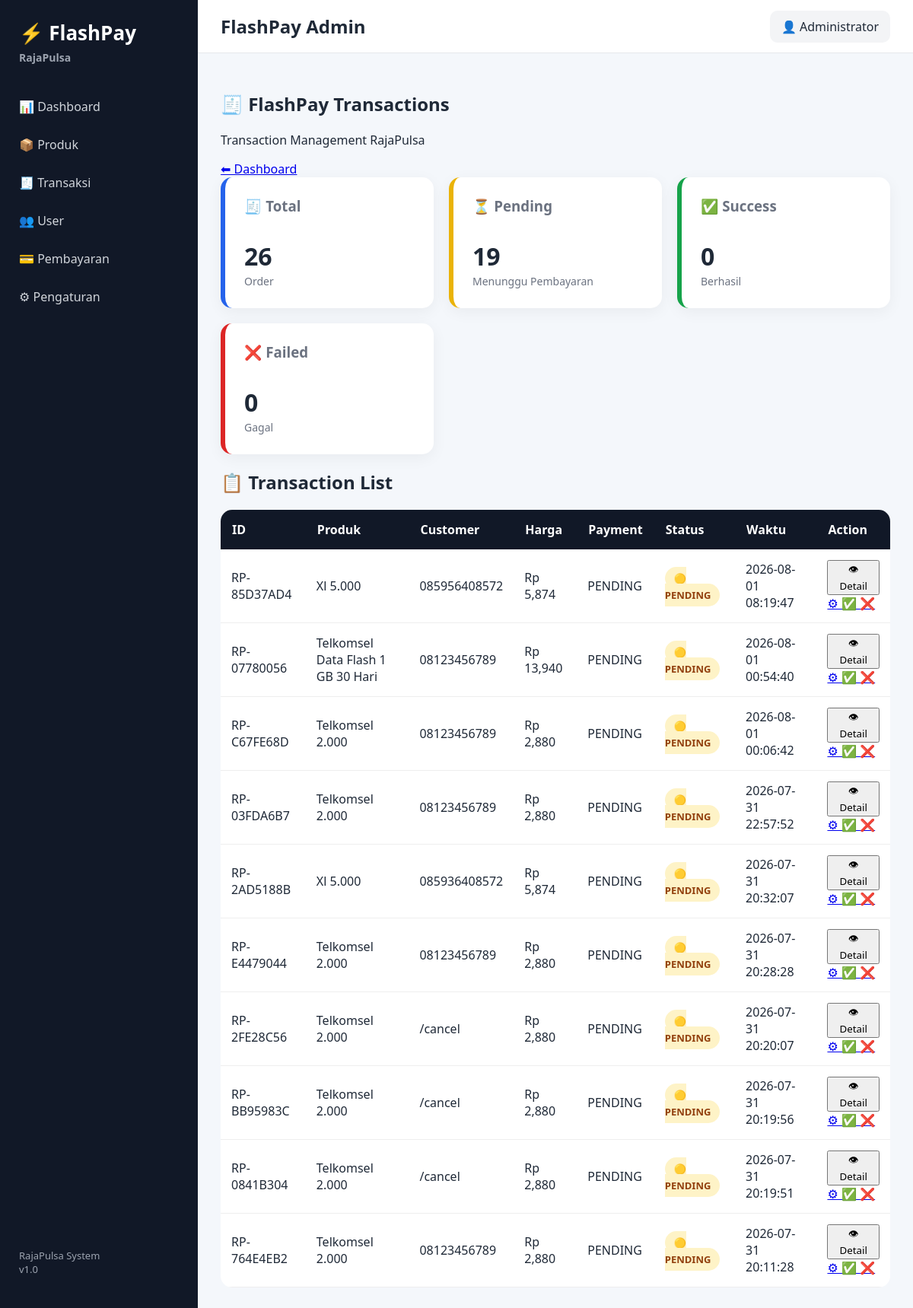
Before: /admin/transactions (signed in) with the older database file.
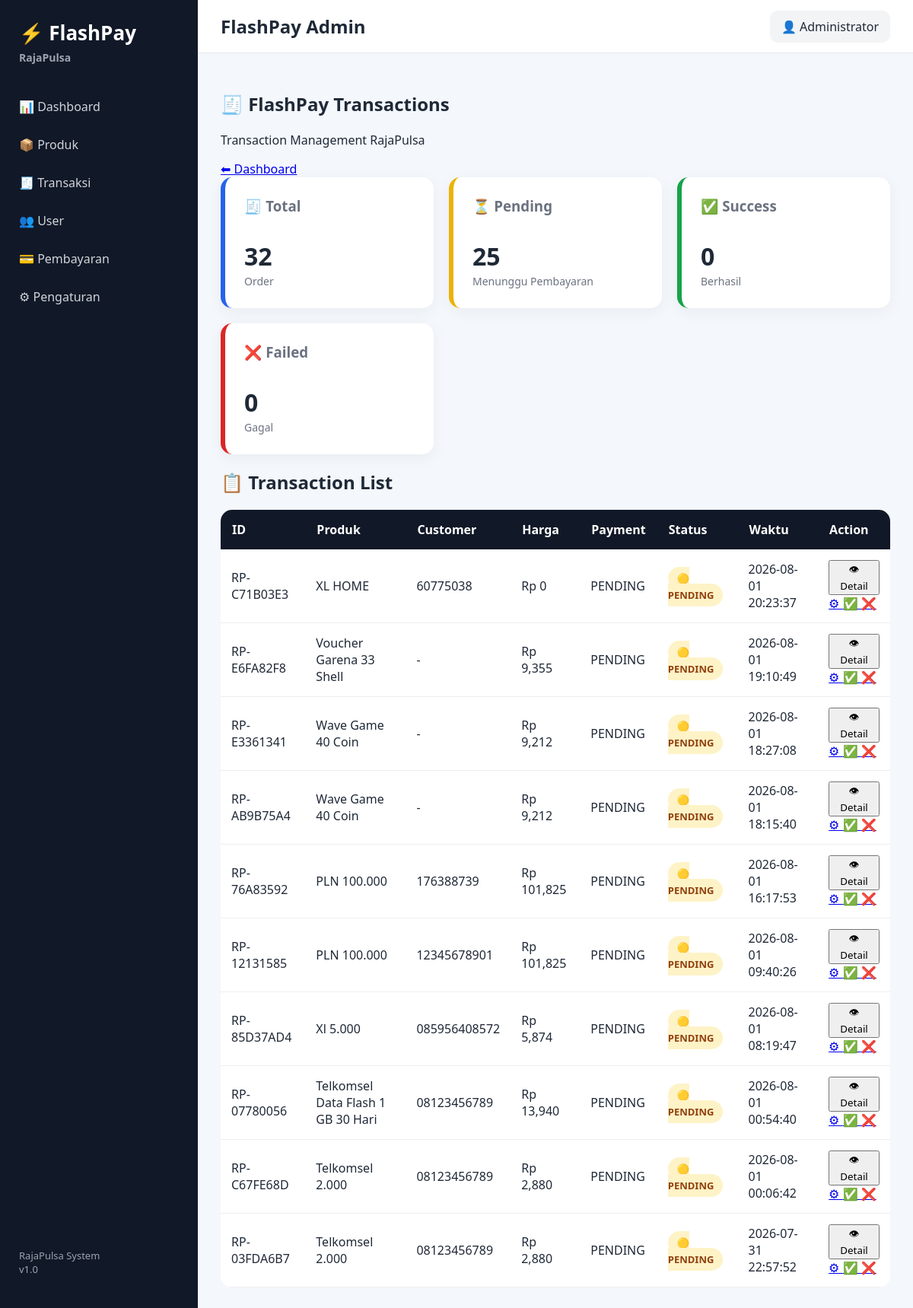
After: the same page with the newer database file.
### tables this page shows
CREATE TABLE transactions (

            id INTEGER PRIMARY KEY AUTOINCREMENT,

            trx_id TEXT UNIQUE,

            telegram_id TEXT,

            product_code TEXT,

            product_name TEXT,

            customer_no TEXT,

            price INTEGER,

            payment_method TEXT,

            payment_status TEXT,

            transaction_status TEXT,

            digiflazz_response TEXT,

            created_at TEXT

        , qris_id TEXT, qr_string TEXT, payment_expired TEXT, updated_at TEXT);

### app/web/routes_transactions.py (the view)
@router.get(
    "/admin/transactions",
    response_class=HTMLResponse
)
async def transactions_page(
    request: Request
):
    redirect = require_login(request)
    if redirect:
        return redirect
    transactions = (
        transaction_repository.get_latest()
        or []
    )
    context = {
        "request": request,
        "transactions": transactions,
        "total_transaction":
            transaction_repository.count_transactions(),
        "pending":
            transaction_repository.count_pending(),
        "success":
            transaction_repository.count_success(),
        "failed":
            transaction_repository.count_failed()
    }
    return templates.TemplateResponse(
        name="transactions.html",
        request=request,
        context=context
    )

### app/web/templates/transactions.html (shortened to what this page needs)
{% extends "layout.html" %}
{% block content %}
<div class="container">
<div class="page-header">
<div>
<h1>
🧾 FlashPay Transactions
</h1>
<p class="subtitle">
Transaction Management RajaPulsa
</p>
</div>
<div>
<a href="/admin" class="btn">
⬅ Dashboard
</a>
</div>
</div>
<div class="cards">
<div class="card dashboard-card blue">
<h3>
🧾 Total
</h3>
<p>
{{ total_transaction or 0 }}
</p>
<span>
Order
</span>
</div>
<div class="card dashboard-card yellow">
<h3>
⏳ Pending
</h3>
<p>
{{ pending or 0 }}
</p>
<span>
Menunggu Pembayaran
</span>
</div>
<div class="card dashboard-card green">
<h3>
✅ Success
</h3>
<p>
{{ success or 0 }}
</p>
<span>
Berhasil
</span>
</div>
<div class="card dashboard-card red">
<h3>
❌ Failed
</h3>
<p>
{{ failed or 0 }}
</p>
<span>
Gagal
</span>
</div>
</div>
<h2>
📋 Transaction List
</h2>
<table>
<thead>
<tr>
<th>
ID
</th>
<th>
Produk
</th>
<th>
Customer
</th>
<th>
Harga
</th>
<th>
Payment
</th>
<th>
Status
</th>
<th>
Waktu
</th>
<th>
Action
</th>
</tr>
</thead>
<tbody>
{% if transactions %}
{% for trx in transactions %}
<tr>
<td>
{{ trx["trx_id"] }}
</td>
<td>
{{ trx["product_name"] or "-" }}
</td>
<td>
{{ trx["customer_no"] or "-" }}
</td>
<td>
Rp {{ "{:,}".format(trx["price"] or 0) }}
</td>
<td>
{{ trx["payment_status"] or "-" }}
</td>
<td>
{% if trx["transaction_status"] == "SUCCESS" %}
<span class="badge success">
🟢 SUCCESS
</span>
{% elif trx["transaction_status"] == "FAILED" %}
<span class="badge failed">
🔴 FAILED
</span>
{% elif trx["transaction_status"] == "PROCESSING" %}
<span class="badge pending">
⚙ PROCESSING
</span>
{% else %}
<span class="badge pending">
🟡 PENDING
</span>
{% endif %}
</td>
<td>
{{ trx["created_at"] }}
</td>
<td>
<button
class="btn"
onclick="showTransaction(
'{{ trx["trx_id"] }}',
'{{ trx["product_name"] }}',
'{{ trx["customer_no"] }}',
'{{ trx["price"] }}',
'{{ trx["payment_status"] }}',
'{{ trx["transaction_status"] }}',
'{{ trx["created_at"] }}'
)">
👁 Detail
</button>
<a
class="btn"
href="/admin/transactions/{{ trx['trx_id'] }}/status/PROCESSING">
⚙
</a>
<a
class="btn"
href="/admin/transactions/{{ trx['trx_id'] }}/status/SUCCESS">
✅
</a>
<a
class="btn"
href="/admin/transactions/{{ trx['trx_id'] }}/status/FAILED">
❌
</a>
</td>
</tr>
{% endfor %}
{% endif %}
</tbody>
</table>
</div>
{% endblock %}

Changed rows visible on the page:
no longer on this page (row unchanged): transactions: trx_id "RP-2AD5188B", product_name "Xl 5.000", customer_no "085936408572", price "5,874", payment_status "PENDING", transaction_status "🟡 PENDING", created_at "2026-07-31 20:32:07"
no longer on this page (row unchanged): transactions: trx_id "RP-E4479044", product_name "Telkomsel 2.000", customer_no "08123456789", price "2,880", payment_status "PENDING", transaction_status "🟡 PENDING", created_at "2026-07-31 20:28:28"
no longer on this page (row unchanged): transactions: trx_id "RP-2FE28C56", product_name "Telkomsel 2.000", customer_no "/cancel", price "2,880", payment_status "PENDING", transaction_status "🟡 PENDING", created_at "2026-07-31 20:20:07"
no longer on this page (row unchanged): transactions: trx_id "RP-BB95983C", product_name "Telkomsel 2.000", customer_no "/cancel", price "2,880", payment_status "PENDING", transaction_status "🟡 PENDING", created_at "2026-07-31 20:19:56"
no longer on this page (row unchanged): transactions: trx_id "RP-0841B304", product_name "Telkomsel 2.000", customer_no "/cancel", price "2,880", payment_status "PENDING", transaction_status "🟡 PENDING", created_at "2026-07-31 20:19:51"
no longer on this page (row unchanged): transactions: trx_id "RP-764E4EB2", product_name "Telkomsel 2.000", customer_no "08123456789", price "2,880", payment_status "PENDING", transaction_status "🟡 PENDING", created_at "2026-07-31 20:11:28"
added transactions: trx_id "RP-C71B03E3", product_name "XL HOME", customer_no "60775038", price "0", payment_status "PENDING", transaction_status "🟡 PENDING", created_at "2026-08-01 20:23:37"
added transactions: trx_id "RP-E6FA82F8", product_name "Voucher Garena 33 Shell", customer_no "-", price "9,355", payment_status "PENDING", transaction_status "🟡 PENDING", created_at "2026-08-01 19:10:49"
added transactions: trx_id "RP-E3361341", product_name "Wave Game 40 Coin", customer_no "-", price "9,212", payment_status "PENDING", transaction_status "🟡 PENDING", created_at "2026-08-01 18:27:08"
added transactions: trx_id "RP-AB9B75A4", product_name "Wave Game 40 Coin", customer_no "-", price "9,212", payment_status "PENDING", transaction_status "🟡 PENDING", created_at "2026-08-01 18:15:40"
added transactions: trx_id "RP-76A83592", product_name "PLN 100.000", customer_no "176388739", price "101,825", payment_status "PENDING", transaction_status "🟡 PENDING", created_at "2026-08-01 16:17:53"
added transactions: trx_id "RP-12131585", product_name "PLN 100.000", customer_no "12345678901", price "101,825", payment_status "PENDING", transaction_status "🟡 PENDING", created_at "2026-08-01 09:40:26"
Other visible differences:
{{ total_transaction or 0 }}: "26" → "32"
{{ pending or 0 }}: "19" → "25"
